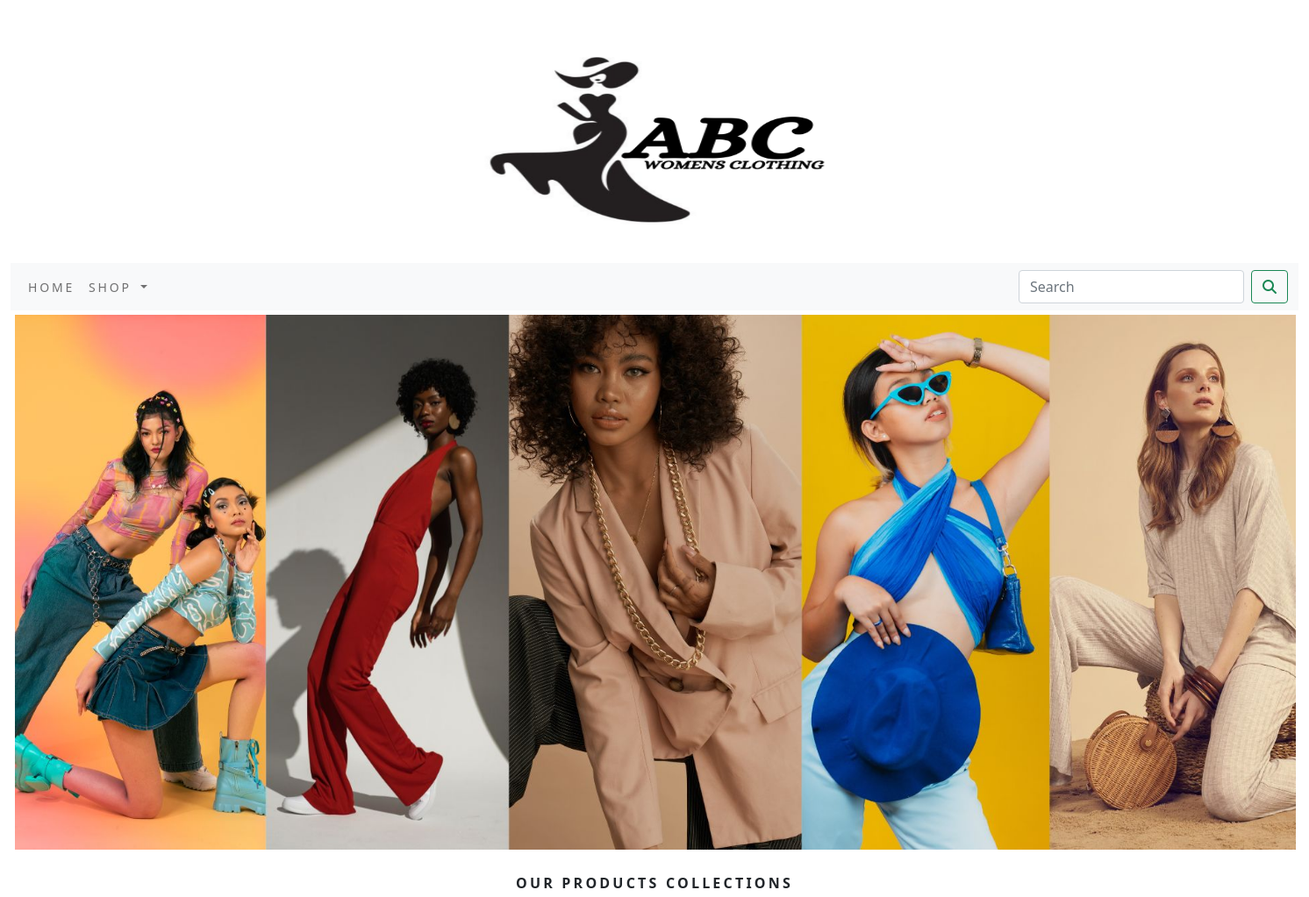
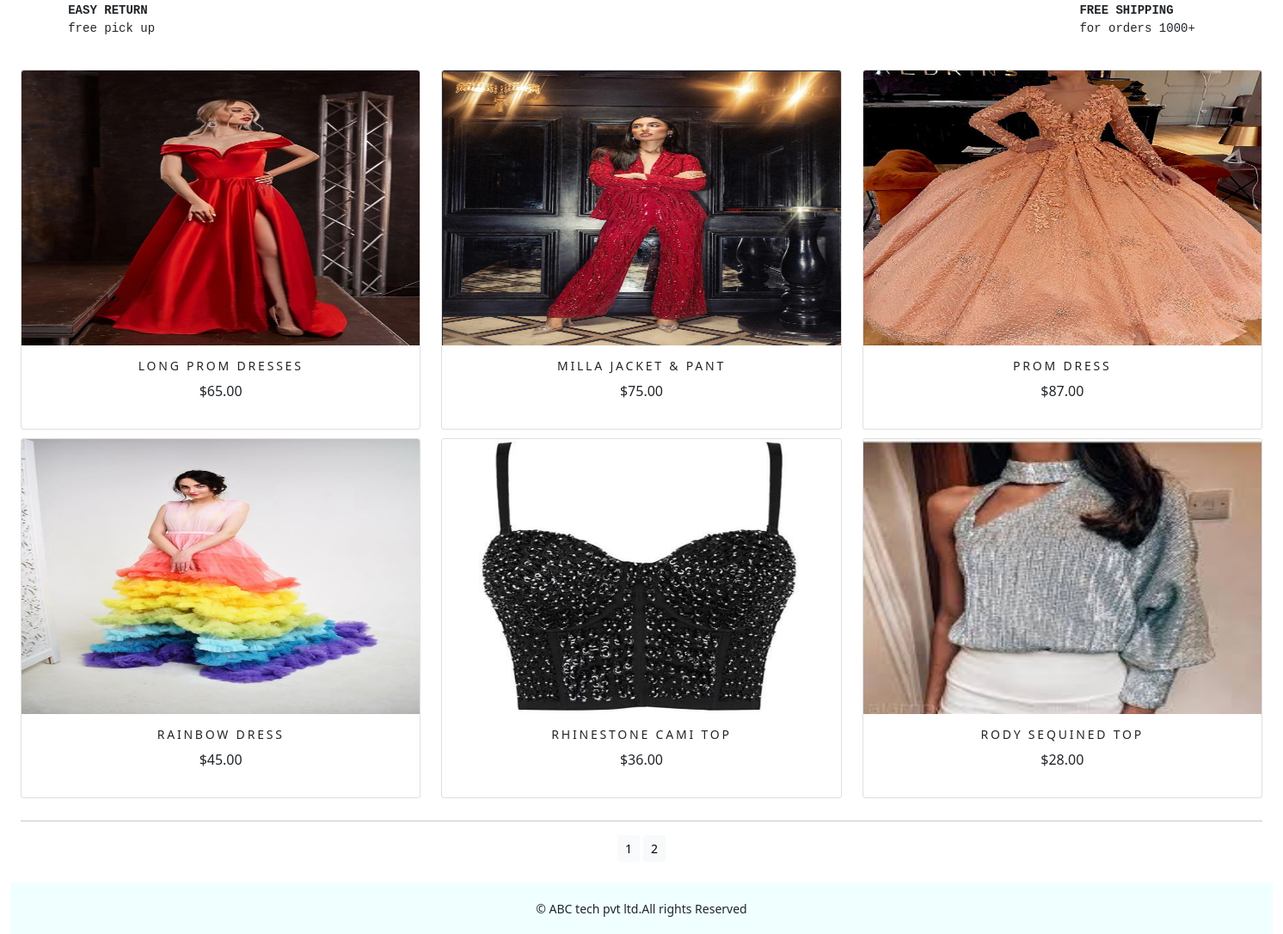
The app's page /shop/ with its own data (2 pictures, top to bottom).
### shop/models.py (models this page shows, shortened)
class Product(models.Model):
    name = models.CharField(max_length=250, unique=True)
    slug = models.SlugField(max_length=250, unique=True)
    description = models.TextField(blank=True)
    price=models.DecimalField(max_digits=10,decimal_places=2)
    category=models.ForeignKey(Category,on_delete=models.CASCADE)
    image = models.ImageField(upload_to='product', blank=True)
    stock=models.IntegerField()
    available=models.BooleanField(default=True)
    created=models.DateTimeField(auto_now_add=True)
    updated=models.DateTimeField(auto_now=True)
    def get_url(self):
        return reverse('shop:prodCatdetail',args=[self.category.slug,self.slug])
    class Meta:
        ordering=('name',)
        verbose_name='product'
        verbose_name_plural='products'

### shop/views.py (the view)
# urls.py: path('',views.allProdCat,name='allProdCat'),
def allProdCat(request,c_slug=None):
    c_page=None
    products_list=None
    if c_slug!=None:
        c_page=get_object_or_404(Category,slug=c_slug)
        products_list=Product.objects.all().filter(category=c_page,available=True)
    else:
        products_list=Product.objects.all().filter(available=True)
    paginator=Paginator(products_list,6)
    try:
        page=int(request.GET.get('page','1'))
    except:
        page=1
    try:
        products=paginator.page(page)
    except (EmptyPage,InvalidPage):
        products=paginator.page(paginator.num_pages)
    return render(request,'category.html',{'category':c_page,'products':products})

### cart/context_processors.py (called while the page is built)
def counter(request):
    item_count=0
    if 'admin' in request.path:
        return {}
    else:
        try:
            cart = Cart.objects.filter(cart_id=_cart_id(request))
            car_items=CartItem.objects.all().filter(cart=cart[:1])
            for cart_item in car_items:
                item_count += cart_item.quantity
        except Cart.DoesnNotExist:
            item_count=0
    return dict(item_count=item_count)

### cart/views.py (called while the page is built)
def _cart_id(request):
    cart=request.session.session_key
    if not cart:
        cart=request.session.create()
    return cart

### shop/context_processors.py (called while the page is built)
def menu_links(request):
    links=Category.objects.all()
    return dict(links=links)

### shop/models.py (called while the page is built)
    def get_url(self):
        return reverse('shop:products_by_category',args=[self.slug])

### templates/category.html (shortened to what this page needs)
{% extends 'base.html' %}
{% load static %}
{% block content %}
<div class="mx_auto">
    {% if category %}
       <img class="my_image" src="{{category.image.url}}" alt="{{category.name}}">
</div>
    <br>
       <div>
            <h1 class="text-center my_title">{{category.name}}</h1>
            <p class="text-justify">{{category.description}}</p>
       </div>
    {% else %}
       <div>
           <img class="my_image my_image_padding"  src="{% static 'img/ban1.png' %}" alt="our products" width="1470px;">
       </div>
         <br>
<div>
    <h1 class="text-center my_title"><b>OUR PRODUCTS COLLECTIONS</b></h1>
    <pre class="text-justify">
        <b>EASY RETURN</b>                                                                                                                                 <b>FREE SHIPPING</b>
        free pick up                                                                                                                                for orders 1000+
    </pre>
</div>
{% endif %}
<div class="container-fluid">
    <div class="row mx_auto">
        {% for product in products.object_list %}
        <div class="my_bottom_margin col-9 col-sm-12 col-md-4 col-lg-4">
            <div class="card text-center" style="min-width:18rem;">
                <a href="{{product.get_url}}"><img class="card-img-top my_image" src="{{product.image.url}}" alt="{{product.name}}"  width="200px;" height="320px;"></a>
                <div class="card-body">
                    <h4>{{product.name}}</h4>
                    <p>${{product.price}}</p>
                </div>
            </div>
        </div>
        {% endfor %}
    </div>
    <div class="mx_auto">
        {% if products.paginator.num_pages > 1%}
        <hr>
        <div class="text-center">
            {% for pg in products.paginator.page_range %}
            <a href="?page={{pg}}" class="btn btn-light btn-sm {% if products.number == pg %} active {% endif %}">{{pg}}</a>
            {% endfor %}
        </div>
        {% endif %}
    </div>
    <br>
</div>
{% endblock %}

### templates/base.html (shortened to what this page needs)
{% load static %}
<!DOCTYPE html>
<html lang="en">
<head>
    <link rel="stylesheet" href="{% static 'css/custom.css' %}">
    <link href="{% static 'css/bootstrap.min.css' %}" rel="stylesheet" >
</head>
<body>
<div class="container-fluid">
{% include 'header.html' %}
{% include 'navbar.html' %}
{% block content %}
{% endblock %}
</div>
{% include 'footer.html' %}
</body>
</html>

### templates/header.html
{% load static %}
<header style="background-color:white;">
  <center>
    <a href="{% url 'shop:allProdCat' %}"> <img src="{% static 'img/log1.png' %}" alt="logimage" width="400px;" height="300px;">
  </center>
</header>

### templates/navbar.html (shortened to what this page needs)
{% load static %}
<nav class="navbar navbar-expand-lg navbar-light bg-light">
  <div class="container-fluid">
    <div class="collapse navbar-collapse" id="navbarSupportedContent">
      <ul class="navbar-nav me-auto mb-2 mb-lg-0">
        <li class="nav-item">
          <a class="nav-link" href="#">Home</a>
        </li>
        <li class="nav-item dropdown {% if 'shop' in request.path %}active{% endif %}">
          <a class="nav-link dropdown-toggle" href="#" id="navbarDropdown" role="button" data-bs-toggle="dropdown" aria-expanded="false">
            Shop
          </a>
        </li>
      </ul>
      <form class="d-flex" action="{% url 'search_app:SearchResult' %}" method="get">
        <input class="form-control me-2" type="search" placeholder="Search" name="q" aria-label="Search">
        <button class="btn btn-outline-success" type="submit"><i class="fa fa-search" ></i></button>
      </form>
    </div>
  </div>
</nav>

### templates/footer.html
<div class="footer navbar-fixed-bottom my_footer">
    <p class="text-center">&copy; ABC tech pvt ltd.All rights Reserved</p>
</div>

### static/css/custom.css (style rules this page uses)
.nav-item { letter-spacing : .2em; font-size: 14px; text-transform :uppercase; }
.my_footer { background-color:#F0FFFF; height:60px; }
.my_footer p { padding-top:20px; font-size:14px; }
.my_image { width=100% height=auto; }
.my_title { font-size:16px; text_transform:uppercase; letter-spacing:.2em; }
.my_image_padding { padding:5px; }
.my_bottom_margin { margin-bottom:10px; }
.card-body h4 { font-size:14px; text-transform:uppercase; letter-spacing:.2em; }

### records on screen
Product: image (picture), name "LONG PROM DRESSES", price "65.00"
Product: image (picture), name "MILLA JACKET & PANT", price "75.00"
Product: image (picture), name "PROM DRESS", price "87.00"
Product: image (picture), name "RAINBOW DRESS", price "45.00"
Product: image (picture), name "RHINESTONE CAMI TOP", price "36.00"
Product: image (picture), name "RODY SEQUINED TOP", price "28.00"

### other values on screen
{{ pg }} "1" "2"
